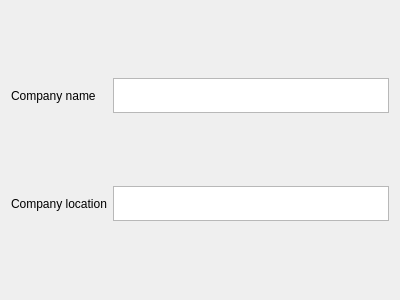
<?xml version="1.0" encoding="UTF-8"?>
<ui version="4.0">
 <class>Form</class>
 <widget class="QWidget" name="Form">
  <property name="geometry">
   <rect>
    <x>0</x>
    <y>0</y>
    <width>400</width>
    <height>300</height>
   </rect>
  </property>
  <property name="windowTitle">
   <string>Form</string>
  </property>
  <layout class="QGridLayout" name="gridLayout">
   <item row="0" column="0">
    <widget class="QLabel" name="label">
     <property name="text">
      <string>Company name</string>
     </property>
    </widget>
   </item>
   <item row="1" column="0">
    <widget class="QLabel" name="label_2">
     <property name="text">
      <string>Company location</string>
     </property>
    </widget>
   </item>
   <item row="0" column="1">
    <widget class="QTextEdit" name="company">
     <property name="minimumSize">
      <size>
       <width>0</width>
       <height>35</height>
      </size>
     </property>
     <property name="maximumSize">
      <size>
       <width>16777215</width>
       <height>35</height>
      </size>
     </property>
    </widget>
   </item>
   <item row="1" column="1">
    <widget class="QTextEdit" name="location">
     <property name="minimumSize">
      <size>
       <width>0</width>
       <height>35</height>
      </size>
     </property>
     <property name="maximumSize">
      <size>
       <width>16777215</width>
       <height>35</height>
      </size>
     </property>
    </widget>
   </item>
  </layout>
 </widget>
 <resources/>
 <connections/>
</ui>
